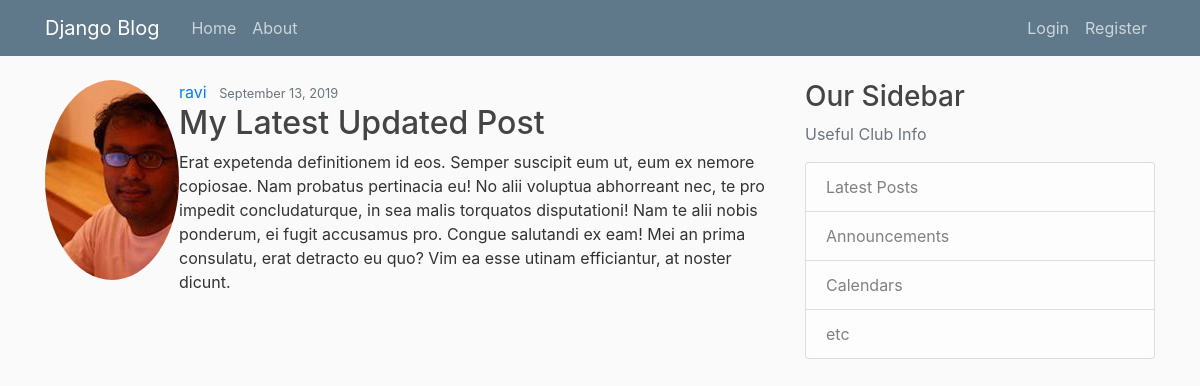
/blog/post/31/, run on the app's committed database.
### blog/models.py (models this page shows, shortened)
class Post(models.Model):
    title = models.CharField(("Just Another Post"), max_length=50)
    content = models.TextField()
    date_posted = models.DateTimeField(auto_now=False, auto_now_add=True)
    author = models.ForeignKey(User, verbose_name=(""), on_delete=models.CASCADE)

### users/models.py (models this page shows, shortened)
class Profile(models.Model):
    user = models.OneToOneField(User, on_delete=models.CASCADE)
    image = models.ImageField(default='default.jpg', upload_to='profile_pics', height_field=None, width_field=None, max_length=None)

### blog/views.py (the view)
# urls.py: path('post/<int:pk>/', PostDetailView.as_view(), name='post-detail'),
class PostDetailView(DetailView):
    model = Post

### blog/templates/blog/post_detail.html (shortened to what this page needs)
{% extends "blog/base.html" %}
{% block content %}
       <article class="media content-section">
        <img class="rounded-circle article-img" src={{ object.author.profile.image.url }}>
        <div class="media-body">
        <div class="article-metadata">
            <a class="mr-2" href="{% url 'user-posts' object.author.username %}">{{ object.author }}</a>
            <small class="text-muted">{{ object.date_posted|date:"F d, Y" }}</small>
          </div>
          <h2 class="article-title">{{ object.title }}</h2>
          <p class="article-content">{{ object.content }}</p>
        </div>
      </article>
{% endblock content %}

### blog/static/blog/main.css (style rules this page uses)
body { background: #fafafa; color: #333333; margin-top: 5rem; }
h1, h2, h3, h4, h5, h6 { color: #444444; }

### data on the page
Post: author.profile.image (picture), author "ravi", date_posted "September 13, 2019", title "My Latest Updated Post", content "Erat expetenda definitionem id eos. Semper suscipit eum ut, eum ex nemore copiosae. Nam probatus pertinacia eu! No alii voluptua abhorreant nec, te pro impedit concludaturque, in sea malis torquatos disputationi! Nam te alii nobis ponderum, ei fugit accusamus pro. Congue salutandi ex eam! Mei an prima consulatu, erat detracto eu quo? Vim ea esse utinam efficiantur, at noster dicunt."
